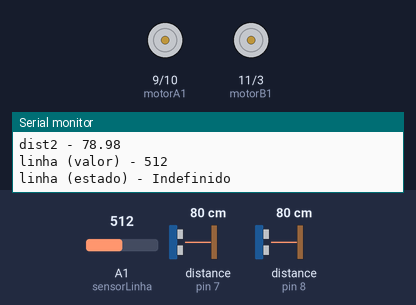
Recording of a sketch running on a simulated Arduino Uno, built with avr-gcc and run on an emulated ATmega328P. Parts: motor-driver pin pairs drawn as motors (green arrow = first pin HIGH = forward, orange = second pin HIGH = backward, longer = more drive, scaled by the enable pin), the last lines printed to the serial monitor. Wiring (inferred from the names in the program): 2 × ultrasonic range finder: trigger pin 2, echo pin 7 / trigger pin 4, echo pin 8. The inputs (shaded band) are chosen by the test bench; at power-on: A1 (sensorLinha) = 512, distance to the obstacle (sensors on pin 7, pin 8) 80 cm. The echo pulse lasts 58.3 µs per cm.

Above: at 1.2 s.
1.3 s: A1 (sensorLinha) set to 109
4.3 s: A1 (sensorLinha) set to 92
At 6.3 s:
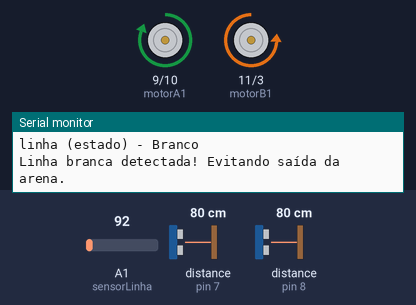
7.3 s: A1 (sensorLinha) set to 110
10.2 s: A1 (sensorLinha) set to 989
13.0 s: A1 (sensorLinha) set to 1010
At 15.3 s:
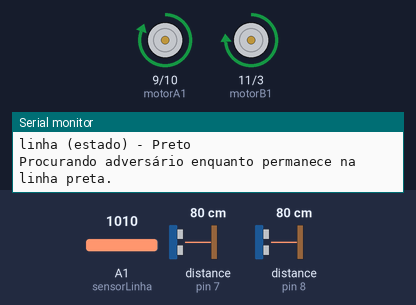
16.0 s: distance to the obstacle (sensor on pin 7) set to 22 cm
19.0 s: distance to the obstacle (sensor on pin 7) set to 19 cm
At 21.8 s:
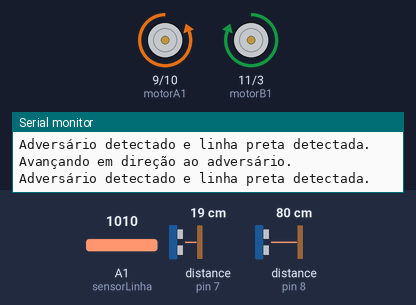
Timing chart, 0 to 23.0 s (numbered marks = the images above; inputs shaded):
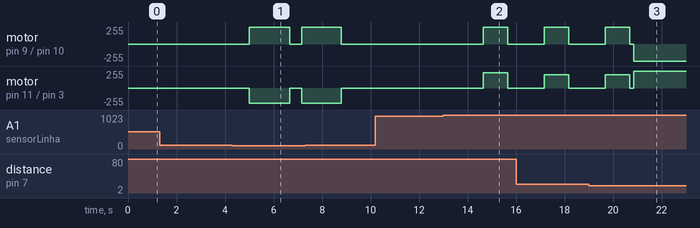

The sketch:

codigo_robo_sumo.ino
```cpp
// Declaração de variáveis
long tempo;
float dist1, dist2;
int trigger1 = 2;  // Pino trigger do primeiro sensor de distância
int echo1 = 7;     // Pino echo do primeiro sensor de distância
int trigger2 = 4;  // Pino trigger do segundo sensor de distância
int echo2 = 8;     // Pino echo do segundo sensor de distância

// Pinos de controle da ponte H para os motores
int motorA1 = 9;  // Pino IN1 da ponte H para o motor A
int motorA2 = 10;  // Pino IN2 da ponte H para o motor A
int motorB1 = 11;  // Pino IN3 da ponte H para o motor B
int motorB2 = 3;   // Pino IN4 da ponte H para o motor B

// Pinos de controle de velocidade (PWM)
int ENA = 5;       // Pino ENA para controle de velocidade do motor A
int ENB = 6;       // Pino ENB para controle de velocidade do motor B

// Pino do sensor infravermelho (linha)
int sensorLinha = A1; // Pino analógico do sensor de linha

// Variáveis auxiliares
int linha; // Estado do sensor de linha: Preto (0) ou Branco (1)

// Funções auxiliares
float medirDistancia(int trigger, int echo) {
  digitalWrite(trigger, LOW);
  delayMicroseconds(2);
  digitalWrite(trigger, HIGH);
  delayMicroseconds(10);
  digitalWrite(trigger, LOW);
  long duracao = pulseIn(echo, HIGH);
  return (duracao * 0.034) / 2; // Distância em cm
}

void pararMotores() {
  analogWrite(ENA, 0); // Desliga motor A (controlado por ENA)
  analogWrite(ENB, 0); // Desliga motor B (controlado por ENB)
  digitalWrite(motorA1, LOW);
  digitalWrite(motorA2, LOW);
  digitalWrite(motorB1, LOW);
  digitalWrite(motorB2, LOW);
}

void avancar() {
  analogWrite(ENA, 255); // Motor A avança (velocidade máxima)
  analogWrite(ENB, 255); // Motor B avança (velocidade máxima)
  digitalWrite(motorA1, LOW); // Motor A avança
  digitalWrite(motorA2, HIGH);  // Motor A avança
  digitalWrite(motorB1, HIGH); // Motor B avança
  digitalWrite(motorB2, LOW);  // Motor B avança
  Serial.println("Avançando em direção ao adversário.");
}

void recuar() {
  analogWrite(ENA, 255); // Motor A avança (velocidade máxima)
  analogWrite(ENB, 230); // Motor B avança (velocidade máxima)
  digitalWrite(motorA1, HIGH); // Motor A avança
  digitalWrite(motorA2, LOW);  // Motor A avança
  digitalWrite(motorB1, LOW); // Motor B avança
  digitalWrite(motorB2, HIGH);  // Motor B avança
  delay(1500);
  Serial.println("Avançando em direção ao adversário.");
}

//void recuar() {
  //analogWrite(ENA, 180); // Motor A recua (velocidade média)
  //analogWrite(ENB, 180); // Motor B recua (velocidade média)
  //digitalWrite(motorA1, LOW); // Motor A recua
  //digitalWrite(motorA2, HIGH); // Motor A recua
  //digitalWrite(motorB1, LOW); // Motor B recua
  //digitalWrite(motorB2, HIGH); // Motor B recua
  //Serial.println("Recuando.");
//}

void girarEsquerda() {
  analogWrite(ENA, 255); // Motor A gira (velocidade máxima)
  analogWrite(ENB, 200); // Motor B gira (velocidade moderada)
  digitalWrite(motorA1, HIGH); // Motor A gira
  digitalWrite(motorA2, LOW);  // Motor A gira
  digitalWrite(motorB1, HIGH);  // Motor B gira
  digitalWrite(motorB2, LOW);  // Motor B gira
  delay(1000); // Ajuste para realizar um giro de 180 graus (tempo aproximado)
  Serial.println("Girando para a esquerda.");
}

void setup() {
  Serial.begin(9600);

  pinMode(trigger1, OUTPUT);
  pinMode(echo1, INPUT);
  pinMode(trigger2, OUTPUT);
  pinMode(echo2, INPUT);

  pinMode(motorA1, OUTPUT);
  pinMode(motorA2, OUTPUT);
  pinMode(motorB1, OUTPUT);
  pinMode(motorB2, OUTPUT);

  pinMode(ENA, OUTPUT); // Define o pino ENA como saída
  pinMode(ENB, OUTPUT); // Define o pino ENB como saída

  pinMode(sensorLinha, INPUT);
}

void loop() {
  // Medição das distâncias
  dist1 = medirDistancia(trigger1, echo1);
  dist2 = medirDistancia(trigger2, echo2);

  // Leitura do sensor de linha
  int valorSensorLinha = analogRead(sensorLinha);
  if (valorSensorLinha > 1000) {
    linha = 0; // Preto
  } else if (valorSensorLinha < 100) {
    linha = 1; // Branco
  } else {
    linha = -1; // Nenhuma cor definida
  }

  // Exibe os status dos sensores
  Serial.print("dist1 - ");
  Serial.println(dist1);
  Serial.print("dist2 - ");
  Serial.println(dist2);
  Serial.print("linha (valor) - ");
  Serial.println(valorSensorLinha);
  Serial.print("linha (estado) - ");
  if (linha == 0) {
    Serial.println("Preto");
  } else if (linha == 1) {
    Serial.println("Branco");
  } else {
    Serial.println("Indefinido");
  }

  // Lógica de movimentação com base nos sensores
  while (linha == 0 && (dist1 < 20 || dist2 < 20)) {
    // Parâmetro 1: Adversário detectado e linha preta detectada
    Serial.println("Adversário detectado e linha preta detectada.");
    avancar();
    dist1 = medirDistancia(trigger1, echo1);
    dist2 = medirDistancia(trigger2, echo2);
  }

  // Lógica de movimentação com base nos sensores
  while (linha == 0 && (dist1 > 20 && dist2 > 20)) {
    // Parâmetro 2 Busca por adversário
    Serial.println("Procurando adversário enquanto permanece na linha preta.");
    pararMotores();
    delay(1500); // Pausa antes de girar
    girarEsquerda();

    dist1 = medirDistancia(trigger1, echo1);
    dist2 = medirDistancia(trigger2, echo2);
  }

  if (linha == 1) {
    // Parâmetro 3: Linha branca detectada! Evitando saída da arena
    Serial.println("Linha branca detectada! Evitando saída da arena.");
    pararMotores();
    delay(500); // Pausa antes de girar
    recuar();
  }  else {
    pararMotores();
  }

  delay(100); // Pequeno atraso para evitar leituras excessivas
}
```

Measured:
- the behaviour switches between 100 and 99 on A1 (sensorLinha) (found by bisection; images 0 and 1)
- the behaviour switches between 1000 and 1001 on A1 (sensorLinha) (found by bisection; images 1 and 2)
- the behaviour switches between 21 and 20 cm on distance to the obstacle (sensor on pin 7) (found by bisection; images 2 and 3)
- after the input at 4.3 s, motor on pin 9 (motorA1) / pin 10 (motorA2): stopped → forward 255/255 after 0.69 s, → stopped 1.7 s later, → forward 255/255 0.50 s later; motor on pin 11 (motorB1) / pin 3 (motorB2): stopped → backward 230/255 after 0.69 s, → stopped 1.7 s later, → backward 230/255 0.50 s later
- after the input at 13.0 s, motor on pin 9 (motorA1) / pin 10 (motorA2): stopped → forward 255/255 after 1.6 s, → stopped 1.0 s later; motor on pin 11 (motorB1) / pin 3 (motorB2): stopped → forward 230/255 after 1.6 s, → stopped 1.0 s later
